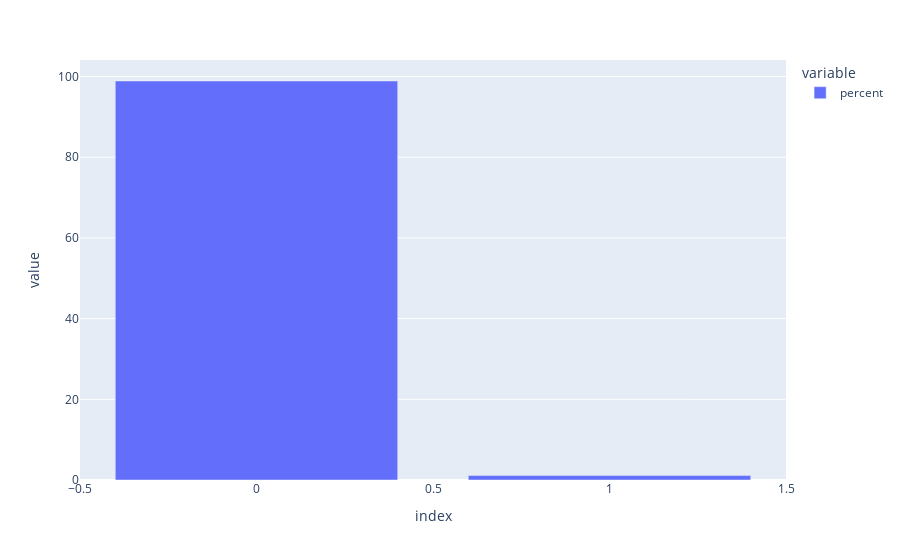

Notebook code for this chart:
### Markdown cell above
Elegimos nuestra variable objetivo, en este caso es 'fraud_bool', es decir, los fraudes booleanos que existen en nuestro dataframe. Se puede observar una clara diferencia, donde mayoritariamente destaca el valor '0', que equivaldría a no fraude. 

Hemos creado la variable 'bf_fraud_bool_pc', donde combinamos (merge) la variable de fraudes ('bf_fraud_bool') con el conteo de los posibles casos (988971 ceros/no fraudes y 11029 unos/fraudes), para obtener el porcentaje de casos.

### Code cell
fig = px.bar(bf_fraud_bool_pc, x="index", y=['percent'])
fig.update_xaxes(categoryorder='category ascending')
fig.update_layout(xaxis={'categoryorder':'array', 'categoryarray': ['No Fraude', 'Fraude']})
fig.show()

# 0 = No Fraude
# 1 = Fraude

### Figure 1 — Plotly figure (JSON) as saved in the notebook; plotly's stock layout.template omitted (floating-point values rounded to 4 significant figures)
{"data": [{"alignmentgroup": "True", "hovertemplate": "variable=percent<br>index=%{x}<br>value=%{y}<extra></extra>", "legendgroup": "percent", "marker": {"color": "#636efa", "pattern": {"shape": ""}}, "name": "percent", "offsetgroup": "percent", "orientation": "v", "showlegend": true, "textposition": "auto", "type": "bar", "x": [0, 1], "xaxis": "x", "y": [98.9, 1.103], "yaxis": "y"}], "layout": {"barmode": "relative", "legend": {"title": {"text": "variable"}, "tracegroupgap": 0}, "margin": {"t": 60}, "xaxis": {"anchor": "y", "categoryarray": ["No Fraude", "Fraude"], "categoryorder": "array", "domain": [0, 1], "title": {"text": "index"}}, "yaxis": {"anchor": "x", "domain": [0, 1], "title": {"text": "value"}}}}
